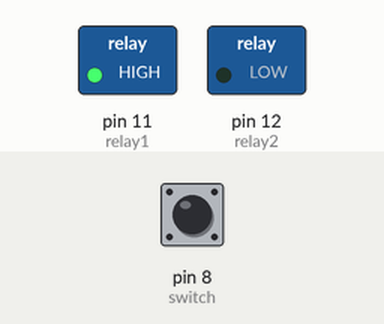
The sketch below on a simulated Arduino Uno, built with avr-gcc and run on an emulated ATmega328P. Parts: switched loads named in the sketch (green lamp = pin HIGH). The inputs (shaded band) are chosen by the test bench; at power-on: pin 8 (switch) HIGH.

Above: at 1.2 s.
1.3 s: pin 8 (switch) pulled LOW for 0.15 s
At 2.2 s:
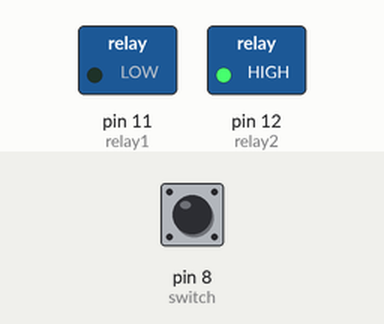
3.9 s: pin 8 (switch) pulled LOW for 3.2 s
At 6.4 s:
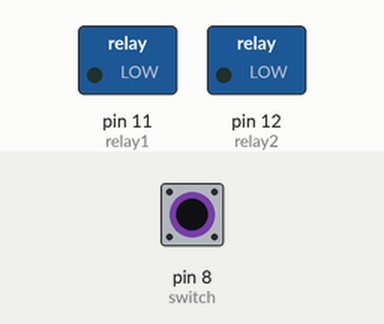
Timing chart, 0 to 8.6 s (numbered marks = the images above; inputs shaded):
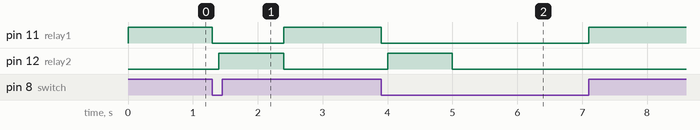

The sketch:

covid-19.ino
```cpp
#define relay1 11
#define relay2 12
#define switch 8
boolean flag=0;
// the setup function runs once when you press reset or power the board
void setup() {
  // initialize digital pin LED_BUILTIN as an output.
  pinMode(relay1, OUTPUT);
  pinMode(relay2, OUTPUT);
  pinMode(switch, INPUT_PULLUP);
  digitalWrite(relay1, LOW);   // turn the LED on (HIGH is the voltage level)
  digitalWrite(relay2, LOW);
  Serial.begin(9600);

}

// the loop function runs over and over again forever
void loop() {

    while((digitalRead(switch)==HIGH)){
      digitalWrite(relay1,HIGH);

      flag=1;

  }

  digitalWrite(relay1,LOW);
  delay(100);
  if((digitalRead(switch)==LOW)&&(flag==1))
  {

  digitalWrite(relay2,HIGH);
  delay(1000);
  digitalWrite(relay2,LOW);
   flag=0;
  }

}
```

Measured:
- after the input at 1.3 s, pin 11 (relay1): HIGH → LOW at once, → HIGH 1.1 s later; pin 12 (relay2): LOW → HIGH after 0.10 s, → LOW 1.0 s later
- after the input at 3.9 s, pin 11 (relay1): HIGH → LOW at once, → HIGH 3.2 s later; pin 12 (relay2): LOW → HIGH after 0.10 s, → LOW 1.0 s later
